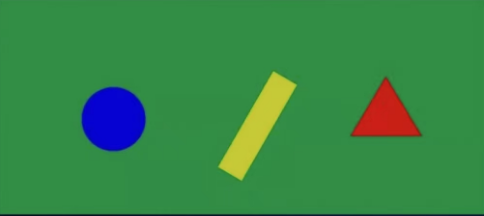
//> input picture thetask/shapes.png, 484 x 216 px
$ ./main   (built with g++ and OpenCV 4)
//> lines starting //> are read from the running program, lines starting //| are printed output that depends on the picture; after the words box and inside, x2 and y2 are one past the last pixel; in counts of white or black regions, pixels touching at a corner belong together
//> further down, image is the input picture: 216 rows x 484 cols, CV_8UC3; mean B, G, R 71.5, 135.5, 55.5
### thetask/include/Detector.hpp
#ifndef DETECTOR_HPP
#define DETECTOR_HPP

#include <opencv2/opencv.hpp>
#include <vector>

class Detector {
private:
  cv::Mat img;//用于储存图像数据
  std::vector<cv::Point> points;//用于储存点的集合

public:
  void set_img(cv::Mat& image);//接受图像数据
  std::vector<cv::Point> detect();//检测坐标函数
  void print();//打印坐标结果
};

#endif

### thetask/Detector.cpp
#include "Detector.hpp"
#include <iostream>

//接受图像数据
void Detector::set_img(cv::Mat& image) {//接收图像地址 d
  img = image;
}


//检测坐标函数
std::vector<cv::Point> Detector::detect() {//返回坐标点
  cv::Mat gray;//存储灰度图像
  cv::cvtColor(img, gray, cv::COLOR_BGR2GRAY);//转化为灰度图像
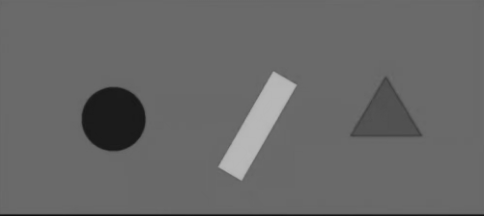
//> gray: 216 rows x 484 cols, CV_8UC1; min 16, max 185, mean 104.2
  //cv::GaussianBlur(gray, gray, cv::Size(9, 9), 0);//高斯模糊 降噪平滑
  cv::Canny(gray, gray, 100, 200); // 使用Canny边缘检测
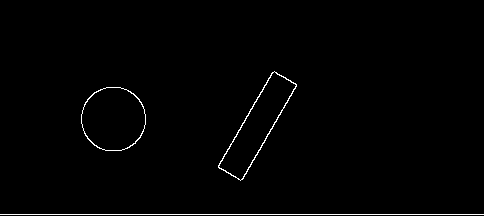
//> gray: 216 rows x 484 cols, CV_8UC1; 1% white in thin lines or dots, all inside (x1, y1, x2, y2) = (0, 71, 484, 215)

  std::vector<std::vector<cv::Point>> contours;//创建二维向量 用于存储轮廓
  cv::findContours(gray, contours, cv::RETR_EXTERNAL, cv::CHAIN_APPROX_SIMPLE);//查找轮廓 外轮廓端点
//> contours = 3 contours, 1 with area under 20; largest, box (x1, y1, x2, y2) and area: (81, 87, 146, 151) 3234, (218, 71, 297, 181) 3073


  points.clear();//清空以便存储中心坐标


  for (const auto& contour : contours) {//遍历每一个找到的轮廓
    double area = cv::contourArea(contour);//计算轮廓面积


    if (area > 100) {//除去较小轮廓
      cv::Moments mu = cv::moments(contour);//利用moments提取出轮廓的矩 放入mu结构体
      cv::Point center(mu.m10 / mu.m00, mu.m01 / mu.m00);//mu.m10 / mu.m00为中心x坐标  mu.m01 / mu.m00中心y坐标 储存于center变量
      points.push_back(center);//将中心坐标添加到point容器


    }
  }
//> this loop made 3 passes
//> (area, center) on passes 2 to 3: (3233.5, Point(113, 118)), (3073, Point(256, 125))

  //检测为圆形

          cv::GaussianBlur(gray, gray, cv::Size(9, 9), 2, 2); // 高斯模糊
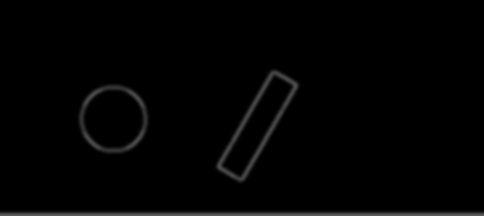
//> gray: 216 rows x 484 cols, CV_8UC1; 7.72% of pixels changed, all inside (x1, y1, x2, y2) = (0, 67, 484, 216)
          std::vector<cv::Vec3f> circles;//存储圆形
          cv::HoughCircles(gray, circles, cv::HOUGH_GRADIENT, 1, gray.rows / 8, 10, 30, 0, 0); //返回圆形信息
//> circles = 1 circle (x, y, radius): [113.5, 118.5, 33.6]

          for (const auto& circle : circles) {//遍历其中圆形轮廓
              cv::Point center(cvRound(circle[0]), cvRound(circle[1])); // 圆心坐标
              points.push_back(center);//存入容器

          }
//> this loop made 1 pass
//> (circle, center) on pass 1: ([113.5, 118.5, 33.6], Point(114, 118))


  std::cout << "Number of contours: " << contours.size() << std::endl;
//| Number of contours: 3

  return points;//返回整个容器
}


//打印坐标结果
void Detector::print() {
  for (const auto& point : points) {
    std::cout << "Center: (" << point.x << ", " << point.y << ")\n";
  }
}

### thetask/main.cpp
#include "Detector.hpp"
#include <opencv2/opencv.hpp>

int main() {
  cv::Mat image = cv::imread("/home/yang/code/vs/project4opencv/thetask/shapes.png");

  Detector detector;
  detector.set_img(image);//传递整个图像
  std::vector<cv::Point> detectedPoints = detector.detect();//检测中心坐标
//> detectedPoints = 3 Points (x, y): [113, 118], [256, 125], [114, 118]
  detector.print();//打印坐标
//> the loop in print, `for (const auto& point : points)` made 3 passes
//| Center: (113, 118)
//| Center: (256, 125)
//| Center: (114, 118)

  cv::imshow("Image", image);//加载图像
  cv::waitKey(0);

  return 0;
}
